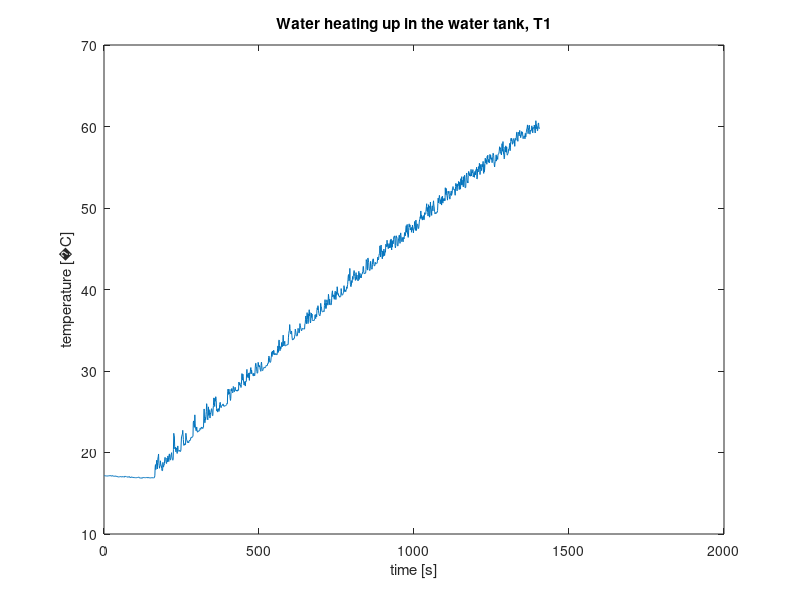
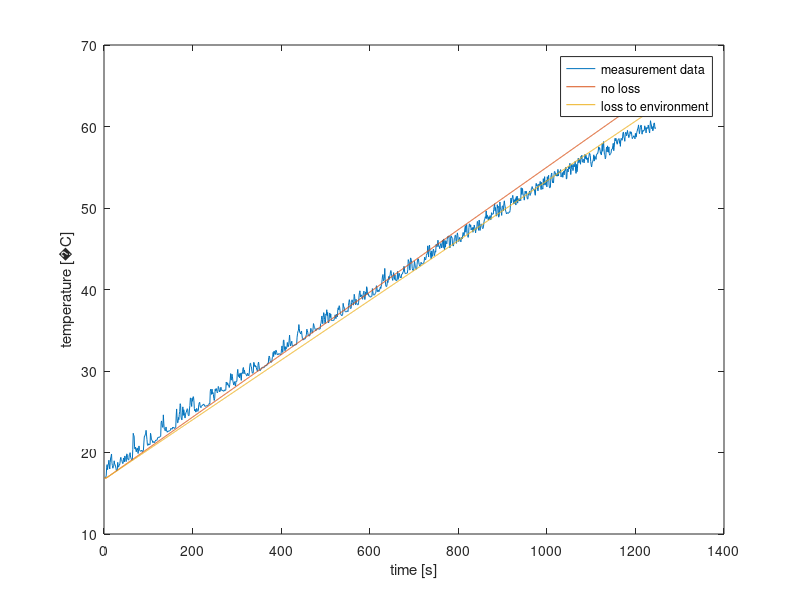

Write MATLAB code to recreate these figures, in order.
clc; close all; clear;
data = load("data.mat");
heatingUpData = data.heatinguprenske(:, [1]);
clear data;
%% model 1

totalTime = length(heatingUpData);
heatingCap = 800; %watt
amountOfWater = 10; %liter
density = 0.997;% kg/L
massWater = density*amountOfWater;
time = linspace(0, totalTime, 1);
watt = 2*heatingCap;
specificHeat = 4186; %J/kg grades celsius
heatWater = specificHeat*massWater;
tempWater = zeros(1, totalTime);
tempWater(1:164) = heatingUpData(152);

for i=165:totalTime
    a = watt/heatWater;
    tempWater(i) = tempWater(i-1)+a;
end
%% model 2
tempDiff = heatingUpData(161) - heatingUpData(1);
loss = heatWater*tempDiff/161;
tempWater2 = zeros(1, totalTime);
tempWater2(1:164) = heatingUpData(152);

for i=165:totalTime
    a = (watt+loss)/heatWater;
    tempWater2(i) = tempWater2(i-1)+a;
end

%% plotting
plot(heatingUpData);
xlabel('time [s]')
ylabel(['temperature [', char(176), 'C]']);
title('Water heating up in the water tank, T1');

figure;
plot(heatingUpData(160:totalTime));
hold on;
plot(tempWater(160:totalTime));
plot(tempWater2(160:totalTime));
xlabel('time [s]')
ylabel(['temperature [', char(176), 'C]']);
legend('measurement data', 'no loss', 'loss to environment');
